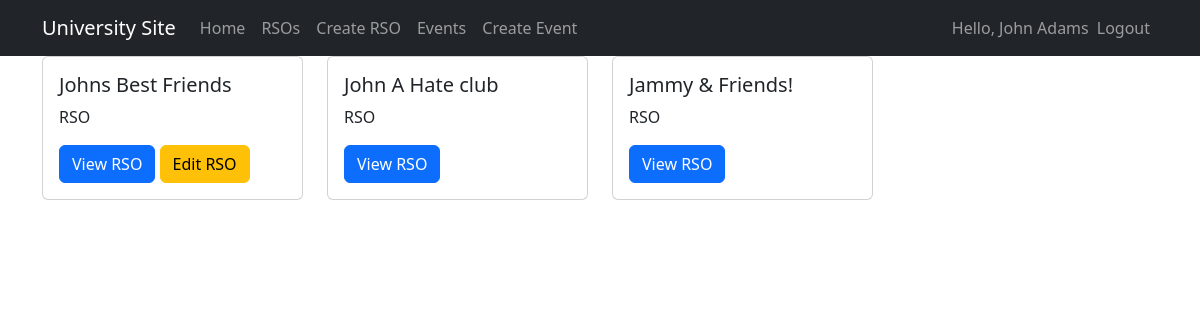
/organizations/index.php (signed in), run on the app's committed database.
### tables this page shows
CREATE TABLE RSOs (
    RSOID INT AUTO_INCREMENT PRIMARY KEY,
    Name VARCHAR(255) NOT NULL,
    AdminID INT,
    UniversityID INT,
    LogoURL VARCHAR(512),
    FOREIGN KEY (AdminID) REFERENCES Users(UserID),
    FOREIGN KEY (UniversityID) REFERENCES Universities(UniversityID)
);

### src/core/db.php (called while the page is built, shortened)
<?php
function db_get_connection() {
    $host = '127.0.0.1';
    $db = 'universitysite';
    $user = 'universitysite';
    $pass = 'universitysite';
    $charset = 'utf8mb4';
    $dsn = "mysql:host=$host;dbname=$db;charset=$charset";
    $options = [
        PDO::ATTR_ERRMODE => PDO::ERRMODE_EXCEPTION,
        PDO::ATTR_DEFAULT_FETCH_MODE => PDO::FETCH_ASSOC,
        PDO::ATTR_EMULATE_PREPARES => false,
    ];
    try {
        $dbConn = new PDO($dsn, $user, $pass, $options);
        return $dbConn;
    } catch (\PDOException $e) {
        throw new \PDOException($e->getMessage(), (int)$e->getCode());
    }
}
function orgs_get_all_rsos($universityId) {
    $dbConn = db_get_connection();
    $stmt = $dbConn->prepare('SELECT * FROM RSOs WHERE UniversityID = :university_id');
    $stmt->execute(['university_id' => $universityId]);
    $rsos = $stmt->fetchAll(PDO::FETCH_ASSOC);
    return$rsos;
}
?>

### src/organizations/index.php (the view, shortened to what this page needs)
<?php
include_once('../core/header.php');
$user_id = $_SESSION["user_id"];
$university_id = $_SESSION["user_universityid"];
$rsos = orgs_get_all_rsos($university_id);
?>
    <div class="container">
        <div class="row">
            <?php foreach ($rsos as $rso) : ?>
                <?php
                $is_admin = $user_id == $rso['AdminID'];
                ?>
                <div class="col-sm-6 col-md-4 col-lg-3 mb-4">
                    <div class="card">
                        <div class="card-body">
                            <h5 class="card-title"><?= htmlspecialchars($rso['Name']) ?></h5>
                            <p class="card-text">RSO</p>
                            <a href="#" class="btn btn-primary">View RSO</a>
                            <?php if ($is_admin) : ?>
                                <a href="/organizations/edit_rso.php?id=<?=$rso["RSOID"]?>" class="btn btn-warning">Edit RSO</a>
                            <?php endif; ?>
                        </div>
                    </div>
                </div>
            <?php endforeach; ?>
        </div>
    </div>
<?php
include_once('../core/footer.php');
?>

### data on the page
rsos: Name "Johns Best Friends"
rsos: Name "John A Hate club"
rsos: Name "Jammy & Friends!"

### other printed values
$_SESSION["user_fullname"] "John Adams"
